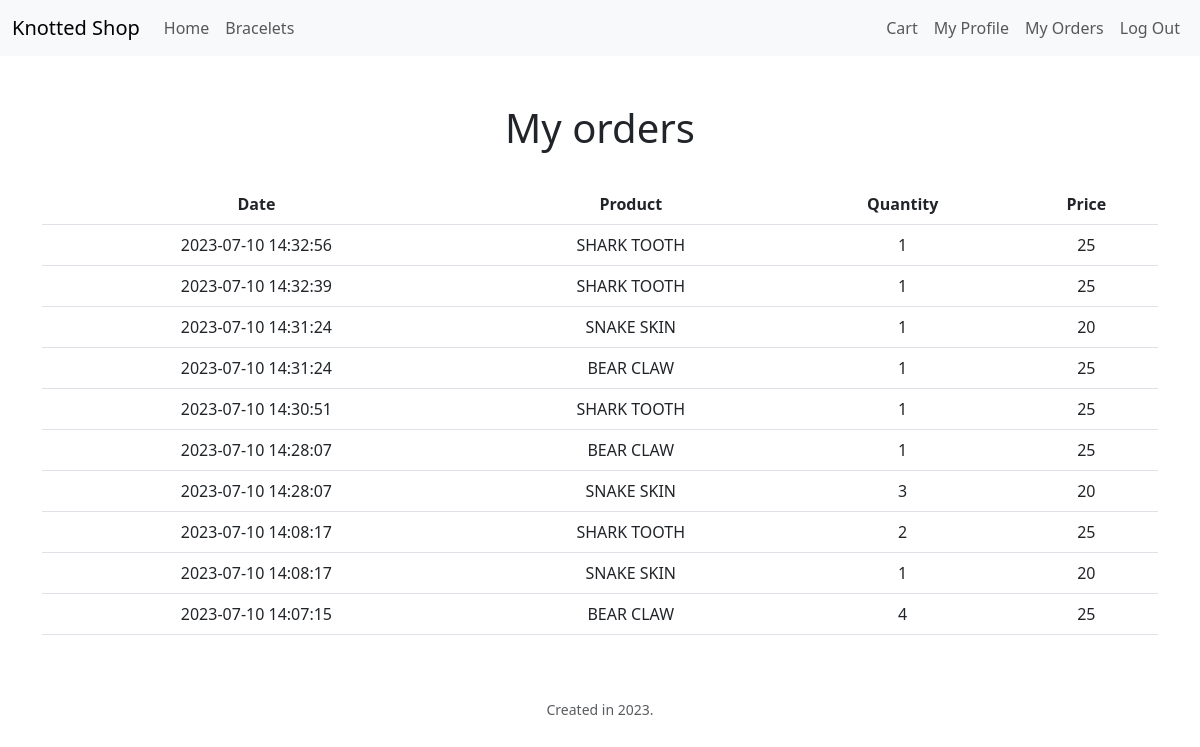
The app's page /order (signed in) with its own data.
### tables this page shows
CREATE TABLE order_item (
    id INTEGER PRIMARY KEY,
    order_id INTEGER,
    product_id INTEGER,
    quantity INTEGER,
    price DECIMAL,
    FOREIGN KEY (order_id) REFERENCES "order"(id),
    FOREIGN KEY (product_id) REFERENCES products(id)
);

CREATE TABLE "orders" (
id INTEGER PRIMARY KEY UNIQUE,
user_id INTEGER,
total_amount INTEGER,
status TEXT,
created_at TIMESTAMP DEFAULT CURRENT_TIMESTAMP);

CREATE TABLE products (
id INTEGER PRIMARY KEY NOT NULL UNIQUE,
name TEXT NOT NULL,
descr TEXT,
price INTEGER NOT NULL,
quantity INTEGER NOT NULL);

### app.py (the view, shortened to what this page needs)
@app.route("/order", methods=["GET", "POST"])
def order():
    conn = get_database_connection()
    cur = conn.cursor()
    if request.method == "GET":
        history = cur.execute("""SELECT orders.created_at AS order_date, products.name AS product_name, order_item.quantity AS quantity, order_item.price AS price
            FROM orders
            JOIN order_item ON orders.id = order_item.order_id
            JOIN products ON order_item.product_id = products.id
            WHERE orders.user_id = ?
            ORDER BY order_date DESC;
            """, (session['user_id'],))
        return render_template("ordered.html", history=history)

### app.py (called while the page is built)
@app.after_request
def after_request(response):
    response.headers["Cache-Control"] = "no-cache, no-store, must-revalidate"
    response.headers["Expires"] = 0
    response.headers["Pragma"] = "no-cache"
    return response

def get_database_connection():
    conn = sqlite3.connect("paracord.db")
    conn.row_factory = sqlite3.Row
    return conn

### templates/ordered.html (shortened to what this page needs)
{% extends "layout.html" %}
{% block main %}
    <h1>My orders</h1><br>
    <div class="container">
        <table class="table">
            <thead>
                <tr>
                    <th scope="col">Date</th>
                    <th scope="col">Product</th>
                    <th scope="col">Quantity</th>
                    <th scope="col">Price</th>
                </tr>
            </thead>
            <tbody>
                {% for row in history %}
                    <tr>
                        <td>{{ row['order_date'] }}</td>
                        <td>{{ row['product_name'] }}</td>
                        <td>{{ row['quantity'] }}</td>
                        <td>{{ row['price'] }}</td>
                    </tr>
                {% endfor %}
            </tbody>
        </table>
    </div>
{% endblock %}

### templates/layout.html (shortened to what this page needs)
<!DOCTYPE html>
<html lang="en">
<head>
    <link href="https://cdn.jsdelivr.net/npm/bootstrap@5.3.0/dist/css/bootstrap.min.css" rel="stylesheet">
</head>
<body>
    <nav class="navbar navbar-expand-lg bg-body-tertiary" style="background-color: #7497af;">
        <div class="container-fluid">
          <a class="navbar-brand" href="/">Knotted Shop</a>
          <div class="collapse navbar-collapse" id="navbarNav">
            <ul class="navbar-nav me-auto">
              <li class="nav-item">
                <a class="nav-link" href="/">Home</a>
              </li>
              <li class="nav-item">
                <a class="nav-link" href="/products">Bracelets</a>
              </li>
            </ul>
              {% if session["user_id"] %}
                <ul class="navbar-nav ms-auto">
                  <li class="nav-item">
                    <a class="nav-link" href="/cart">Cart</a>
                  </li>
                  <li class="nav-item">
                      <a class="nav-link" href="/profile">My Profile</a>
                  </li>
                  <li class="nav-item">
                    <a class="nav-link" href="/order">My Orders</a>
                </li>
                  <li class="nav-item ">
                    <a class="nav-link" href="/logout">Log Out</a>
                  </li>
                </ul>
              {% endif %}
          </div>
        </div>
      </nav>
    <main class="container-fluid py-5 text-center">
        {% block main %}
        {% endblock %}
    </main>
    <footer class="mb-5 small text-center text-muted">
        Created in 2023.
    </footer>
</body>
</html>

### records on screen
order_item: order_date "2023-07-10 14:32:56", product_name "SHARK TOOTH", quantity "1", price "25"
order_item: order_date "2023-07-10 14:32:39", product_name "SHARK TOOTH", quantity "1", price "25"
order_item: order_date "2023-07-10 14:31:24", product_name "SNAKE SKIN", quantity "1", price "20"
order_item: order_date "2023-07-10 14:31:24", product_name "BEAR CLAW", quantity "1", price "25"
order_item: order_date "2023-07-10 14:30:51", product_name "SHARK TOOTH", quantity "1", price "25"
order_item: order_date "2023-07-10 14:28:07", product_name "BEAR CLAW", quantity "1", price "25"
order_item: order_date "2023-07-10 14:28:07", product_name "SNAKE SKIN", quantity "3", price "20"
order_item: order_date "2023-07-10 14:08:17", product_name "SHARK TOOTH", quantity "2", price "25"
order_item: order_date "2023-07-10 14:08:17", product_name "SNAKE SKIN", quantity "1", price "20"
order_item: order_date "2023-07-10 14:07:15", product_name "BEAR CLAW", quantity "4", price "25"
